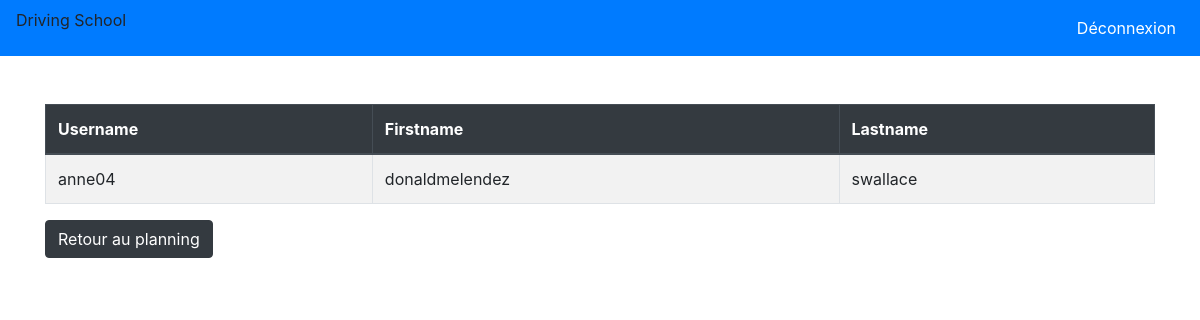
The page /instructor/detailInstructor (signed in) on the database its author committed.
### Instructor/models.py (models this page shows, shortened)
class Instructor(models.Model):
    username = models.CharField(max_length=200)
    password = models.CharField(max_length=200)
    name = models.CharField(max_length=200,default="")
    lastname = models.CharField(max_length=200,default="")

### Instructor/views.py (the view)
# urls.py: path('detailInstructor', views.detailInstructor, name='detailInstructor'),
def detailInstructor(request):
    context = {
        'instructor': Instructor.objects.get(pk=request.session['user_id']),
    }
    return render(request, 'detailInstructor.html', context)

### Instructor/templates/detailInstructor.html (shortened to what this page needs)
{% extends "base.html" %}
{% block content %}
<div>
       {% if instructor %}
              <table class="table table-bordered table-striped table-hover mt-4">
                     <thead class="thead-dark">
                       <tr>
                            <th>Username</th>
                            <th>Firstname</th>
                            <th>Lastname</th>
                       </tr>
                     </thead>
                       <tr>
                            <td>{{ instructor.username }}</td>
                            <td>{{ instructor.name }}</td>
                            <td>{{ instructor.lastname }}</td>
                       </tr>
              </table>
       {% endif %}
       <a class="btn btn-dark" href="{% url 'Instructor:homeInstructor' %}">Retour au planning</a>
</div>
{% endblock %}

### rows shown on the page
Instructor: username "anne04", name "donaldmelendez", lastname "swallace"
